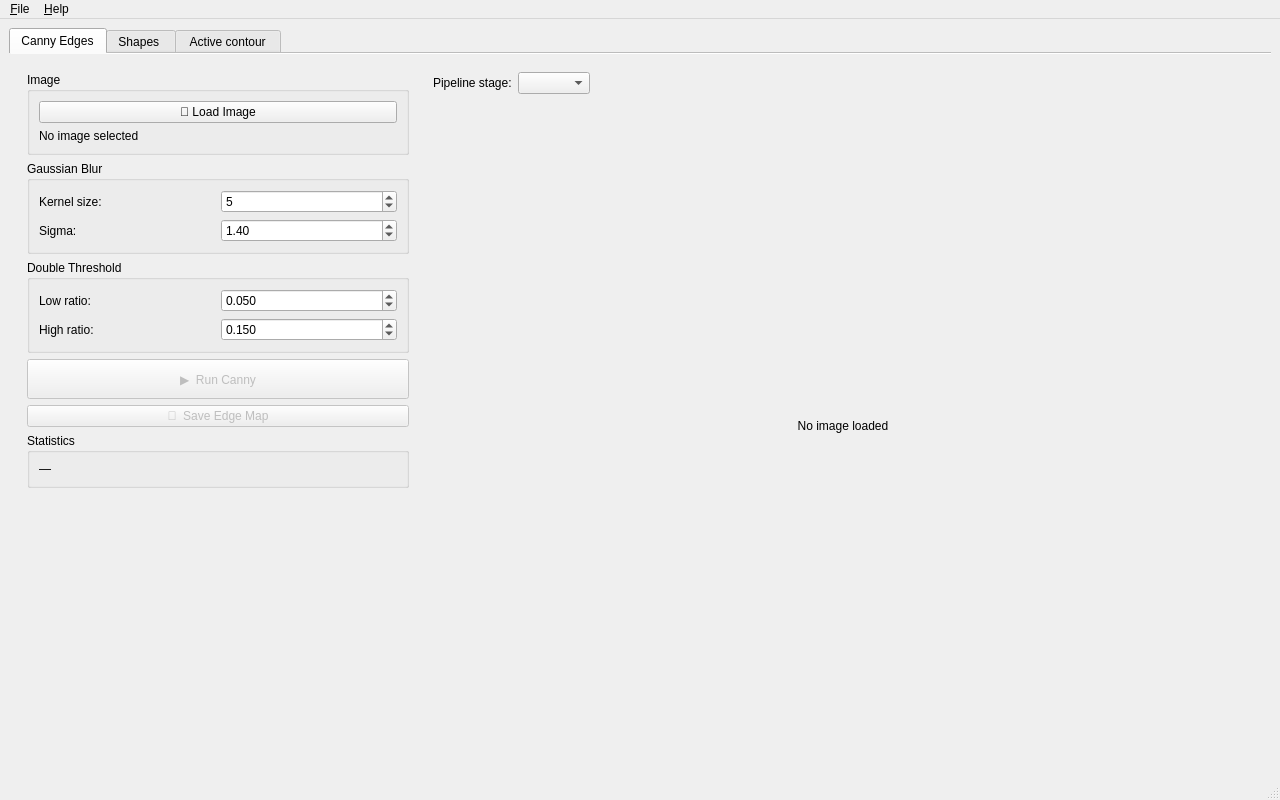
<?xml version="1.0" encoding="UTF-8"?>
<ui version="4.0">
 <class>MainWindow</class>
 <widget class="QMainWindow" name="MainWindow">
  <property name="geometry">
   <rect>
    <x>0</x>
    <y>0</y>
    <width>1280</width>
    <height>800</height>
   </rect>
  </property>
  <property name="windowTitle">
   <string>Edge &amp; Contour Lab — Group Project</string>
  </property>
  <widget class="QWidget" name="centralwidget">
   <layout class="QVBoxLayout" name="verticalLayoutMain">
    <item>
     <widget class="QTabWidget" name="tabWidget">
      <property name="documentMode">
       <bool>true</bool>
      </property>
      <widget class="QWidget" name="tabCanny">
       <attribute name="title">
        <string>Canny Edges</string>
       </attribute>
          <layout class="QHBoxLayout" name="layoutCannyPage">
        <item>
             <widget class="QWidget" name="cannyControlsWidget" native="true">
               <property name="minimumSize">
                <size>
                  <width>400</width>
                  <height>0</height>
                </size>
               </property>
               <property name="maximumSize">
                <size>
                  <width>400</width>
                  <height>16777215</height>
                </size>
               </property>
               <layout class="QVBoxLayout" name="layoutCannyControls">
                <item>
                  <widget class="QGroupBox" name="cannyImageGroup">
                   <property name="title">
                     <string>Image</string>
                   </property>
                   <layout class="QVBoxLayout" name="layoutCannyImageGroup">
                     <item>
                      <widget class="QPushButton" name="cannyOpenBtn">
                        <property name="text">
                         <string>📂 Load Image</string>
                        </property>
                      </widget>
                     </item>
                     <item>
                      <widget class="QLabel" name="cannyImageNameLbl">
                        <property name="text">
                         <string>No image selected</string>
                        </property>
                        <property name="wordWrap">
                         <bool>true</bool>
                        </property>
                      </widget>
                     </item>
                   </layout>
                  </widget>
                </item>
                <item>
                  <widget class="QGroupBox" name="cannyGaussianGroup">
                   <property name="title">
                     <string>Gaussian Blur</string>
                   </property>
                   <layout class="QGridLayout" name="layoutCannyGaussian">
                     <item row="0" column="0">
                      <widget class="QLabel" name="cannyKernelLbl">
                        <property name="text">
                         <string>Kernel size:</string>
                        </property>
                      </widget>
                     </item>
                     <item row="0" column="1">
                      <widget class="QSpinBox" name="cannyKernelSpin">
                        <property name="minimum">
                         <number>3</number>
                        </property>
                        <property name="maximum">
                         <number>21</number>
                        </property>
                        <property name="singleStep">
                         <number>2</number>
                        </property>
                        <property name="value">
                         <number>5</number>
                        </property>
                      </widget>
                     </item>
                     <item row="1" column="0">
                      <widget class="QLabel" name="cannySigmaLbl">
                        <property name="text">
                         <string>Sigma:</string>
                        </property>
                      </widget>
                     </item>
                     <item row="1" column="1">
                      <widget class="QDoubleSpinBox" name="cannySigmaSpin">
                        <property name="minimum">
                         <double>0.100000000000000</double>
                        </property>
                        <property name="maximum">
                         <double>10.000000000000000</double>
                        </property>
                        <property name="singleStep">
                         <double>0.100000000000000</double>
                        </property>
                        <property name="value">
                         <double>1.400000000000000</double>
                        </property>
                      </widget>
                     </item>
                   </layout>
                  </widget>
                </item>
                <item>
                  <widget class="QGroupBox" name="cannyThresholdGroup">
                   <property name="title">
                     <string>Double Threshold</string>
                   </property>
                   <layout class="QGridLayout" name="layoutCannyThreshold">
                     <item row="0" column="0">
                      <widget class="QLabel" name="cannyLowLbl">
                        <property name="text">
                         <string>Low ratio:</string>
                        </property>
                      </widget>
                     </item>
                     <item row="0" column="1">
                      <widget class="QDoubleSpinBox" name="cannyLowSpin">
                        <property name="minimum">
                         <double>0.010000000000000</double>
                        </property>
                        <property name="maximum">
                         <double>0.490000000000000</double>
                        </property>
                        <property name="singleStep">
                         <double>0.010000000000000</double>
                        </property>
                        <property name="decimals">
                         <number>3</number>
                        </property>
                        <property name="value">
                         <double>0.050000000000000</double>
                        </property>
                      </widget>
                     </item>
                     <item row="1" column="0">
                      <widget class="QLabel" name="cannyHighLbl">
                        <property name="text">
                         <string>High ratio:</string>
                        </property>
                      </widget>
                     </item>
                     <item row="1" column="1">
                      <widget class="QDoubleSpinBox" name="cannyHighSpin">
                        <property name="minimum">
                         <double>0.020000000000000</double>
                        </property>
                        <property name="maximum">
                         <double>0.990000000000000</double>
                        </property>
                        <property name="singleStep">
                         <double>0.010000000000000</double>
                        </property>
                        <property name="decimals">
                         <number>3</number>
                        </property>
                        <property name="value">
                         <double>0.150000000000000</double>
                        </property>
                      </widget>
                     </item>
                   </layout>
                  </widget>
                </item>
                <item>
                  <widget class="QPushButton" name="cannyRunBtn">
                   <property name="enabled">
                     <bool>false</bool>
                   </property>
                   <property name="minimumSize">
                     <size>
                      <width>0</width>
                      <height>40</height>
                     </size>
                   </property>
                   <property name="text">
                     <string>▶  Run Canny</string>
                   </property>
                  </widget>
                </item>
                <item>
                  <widget class="QPushButton" name="cannySaveBtn">
                   <property name="enabled">
                     <bool>false</bool>
                   </property>
                   <property name="text">
                     <string>💾  Save Edge Map</string>
                   </property>
                  </widget>
                </item>
                <item>
                  <widget class="QGroupBox" name="cannyStatsGroup">
                   <property name="title">
                     <string>Statistics</string>
                   </property>
                   <layout class="QVBoxLayout" name="layoutCannyStats">
                     <item>
                      <widget class="QLabel" name="cannyStatsLbl">
                        <property name="text">
                         <string>—</string>
                        </property>
                        <property name="wordWrap">
                         <bool>true</bool>
                        </property>
                      </widget>
                     </item>
                   </layout>
                  </widget>
                </item>
                <item>
                  <spacer name="verticalSpacerCanny">
                   <property name="orientation">
                     <enum>Qt::Vertical</enum>
                   </property>
                   <property name="sizeHint" stdset="0">
                     <size>
                      <width>20</width>
                      <height>40</height>
                     </size>
                   </property>
                  </spacer>
                </item>
               </layout>
             </widget>
            </item>
            <item>
             <widget class="QWidget" name="cannyViewWidget" native="true">
               <layout class="QVBoxLayout" name="layoutCannyView">
                <item>
                  <layout class="QHBoxLayout" name="layoutCannyHeader">
                   <item>
                     <widget class="QLabel" name="cannyStageLbl">
                      <property name="text">
                        <string>Pipeline stage:</string>
                      </property>
                     </widget>
                   </item>
                   <item>
                     <widget class="QComboBox" name="cannyStageCombo"/>
                   </item>
                   <item>
                     <spacer name="horizontalSpacerCannyHeader">
                      <property name="orientation">
                        <enum>Qt::Horizontal</enum>
                      </property>
                      <property name="sizeHint" stdset="0">
                        <size>
                         <width>40</width>
                         <height>20</height>
                        </size>
                      </property>
                     </spacer>
                   </item>
                  </layout>
                </item>
                <item>
                  <widget class="QLabel" name="cannyImageHost">
                   <property name="minimumSize">
                     <size>
                      <width>400</width>
                      <height>300</height>
                     </size>
                   </property>
                   <property name="alignment">
                     <set>Qt::AlignCenter</set>
                   </property>
                   <property name="text">
                     <string>No image loaded</string>
                   </property>
                  </widget>
                </item>
               </layout>
             </widget>
        </item>
       </layout>
      </widget>
      <widget class="QWidget" name="tabShapes">
       <attribute name="title">
        <string>Shapes </string>
       </attribute>
       <layout class="QVBoxLayout" name="verticalLayoutShapes">
        <item>
         <widget class="QLabel" name="shapesPlaceholderLbl">
          <property name="text">
           <string>Shapes tab placeholder</string>
          </property>
          <property name="alignment">
           <set>Qt::AlignCenter</set>
          </property>
         </widget>
        </item>
       </layout>
      </widget>
      <widget class="QWidget" name="tabSnake">
       <attribute name="title">
        <string> Active contour </string>
       </attribute>
       <layout class="QHBoxLayout" name="layoutSnakePage">
        <item>
         <widget class="QWidget" name="snakeControlsWidget" native="true">
          <property name="minimumSize">
           <size>
         <width>400</width>
            <height>0</height>
           </size>
          </property>
          <property name="maximumSize">
           <size>
         <width>400</width>
            <height>16777215</height>
           </size>
          </property>
          <layout class="QVBoxLayout" name="layoutSnakeControls">
           <item>
            <widget class="QGroupBox" name="snakeImageGroup">
             <property name="title">
              <string>Image</string>
             </property>
             <layout class="QVBoxLayout" name="layoutSnakeImageGroup">
              <item>
               <widget class="QPushButton" name="snakeOpenBtn">
                <property name="text">
                 <string>📂  Load Image</string>
                </property>
               </widget>
              </item>
              <item>
               <widget class="QLabel" name="snakeImageNameLbl">
                <property name="text">
                 <string>No image</string>
                </property>
                <property name="wordWrap">
                 <bool>true</bool>
                </property>
               </widget>
              </item>
             </layout>
            </widget>
           </item>
           <item>
            <widget class="QGroupBox" name="snakeParamsGroup">
             <property name="title">
              <string>Snake</string>
             </property>
             <layout class="QGridLayout" name="layoutSnakeParams">
              <item row="0" column="0">
               <widget class="QLabel" name="snakePointsLbl">
                <property name="text">
                 <string>Points</string>
                </property>
               </widget>
              </item>
              <item row="0" column="1">
               <widget class="QSpinBox" name="snakePointsSpin">
                <property name="minimum">
                 <number>20</number>
                </property>
                <property name="maximum">
                 <number>300</number>
                </property>
                <property name="value">
                 <number>80</number>
                </property>
               </widget>
              </item>
              <item row="1" column="0">
               <widget class="QLabel" name="snakeItersLbl">
                <property name="text">
                 <string>Iterations</string>
                </property>
               </widget>
              </item>
              <item row="1" column="1">
               <widget class="QSpinBox" name="snakeItersSpin">
                <property name="minimum">
                 <number>1</number>
                </property>
                <property name="maximum">
                 <number>300</number>
                </property>
                <property name="value">
                 <number>50</number>
                </property>
               </widget>
              </item>
              <item row="2" column="0">
               <widget class="QLabel" name="snakeAlphaLbl">
                <property name="text">
                 <string>Alpha</string>
                </property>
               </widget>
              </item>
              <item row="2" column="1">
               <widget class="QDoubleSpinBox" name="snakeAlphaSpin">
                <property name="decimals">
                 <number>3</number>
                </property>
                <property name="singleStep">
                 <double>0.010000000000000</double>
                </property>
                <property name="maximum">
                 <double>5.000000000000000</double>
                </property>
                <property name="value">
                 <double>0.100000000000000</double>
                </property>
               </widget>
              </item>
              <item row="3" column="0">
               <widget class="QLabel" name="snakeBetaLbl">
                <property name="text">
                 <string>Beta</string>
                </property>
               </widget>
              </item>
              <item row="3" column="1">
               <widget class="QDoubleSpinBox" name="snakeBetaSpin">
                <property name="decimals">
                 <number>3</number>
                </property>
                <property name="singleStep">
                 <double>0.010000000000000</double>
                </property>
                <property name="maximum">
                 <double>5.000000000000000</double>
                </property>
                <property name="value">
                 <double>0.100000000000000</double>
                </property>
               </widget>
              </item>
             </layout>
            </widget>
           </item>
           <item>
            <widget class="QPushButton" name="snakeRunBtn">
             <property name="enabled">
              <bool>false</bool>
             </property>
             <property name="minimumSize">
              <size>
               <width>0</width>
               <height>40</height>
              </size>
             </property>
             <property name="text">
              <string>▶  Run Snake</string>
             </property>
            </widget>
           </item>
           <item>
            <widget class="QPushButton" name="snakeClearBtn">
             <property name="enabled">
              <bool>false</bool>
             </property>
             <property name="text">
              <string>✕  Clear Circle</string>
             </property>
            </widget>
           </item>
           <item>
            <widget class="QLabel" name="snakeStatusLbl">
             <property name="text">
              <string>Load image and draw circle</string>
             </property>
             <property name="wordWrap">
              <bool>true</bool>
             </property>
            </widget>
           </item>
           <item>
            <spacer name="verticalSpacerSnake">
             <property name="orientation">
              <enum>Qt::Vertical</enum>
             </property>
             <property name="sizeHint" stdset="0">
              <size>
               <width>20</width>
               <height>40</height>
              </size>
             </property>
            </spacer>
           </item>
          </layout>
         </widget>
        </item>
        <item>
         <widget class="QWidget" name="snakeViewWidget" native="true">
                    <property name="sizePolicy">
                     <sizepolicy hsizetype="Expanding" vsizetype="Expanding">
                        <horstretch>1</horstretch>
                        <verstretch>1</verstretch>
                     </sizepolicy>
                    </property>
          <layout class="QVBoxLayout" name="layoutSnakeView">
           <item>
            <widget class="QLabel" name="snakeCanvasHost">
                         <property name="sizePolicy">
                            <sizepolicy hsizetype="Expanding" vsizetype="Expanding">
                             <horstretch>1</horstretch>
                             <verstretch>1</verstretch>
                            </sizepolicy>
                         </property>
             <property name="minimumSize">
              <size>
                      <width>420</width>
                      <height>340</height>
              </size>
             </property>
             <property name="text">
              <string>Load image, then drag to draw circle</string>
             </property>
             <property name="alignment">
              <set>Qt::AlignCenter</set>
             </property>
            </widget>
           </item>
           <item>
            <widget class="QLabel" name="snakeLegendLbl">
             <property name="text">
              <string>Green: initial, Blue: evolved</string>
             </property>
            </widget>
           </item>
          </layout>
         </widget>
        </item>
       </layout>
      </widget>
     </widget>
    </item>
   </layout>
  </widget>
  <widget class="QMenuBar" name="menubar">
   <property name="geometry">
    <rect>
     <x>0</x>
     <y>0</y>
     <width>1280</width>
     <height>22</height>
    </rect>
   </property>
   <widget class="QMenu" name="menuFile">
    <property name="title">
     <string>&amp;File</string>
    </property>
    <addaction name="actionOpenImage"/>
    <addaction name="separator"/>
    <addaction name="actionQuit"/>
   </widget>
   <widget class="QMenu" name="menuHelp">
    <property name="title">
     <string>&amp;Help</string>
    </property>
    <addaction name="actionAbout"/>
   </widget>
   <addaction name="menuFile"/>
   <addaction name="menuHelp"/>
  </widget>
  <widget class="QStatusBar" name="statusbar"/>
  <action name="actionOpenImage">
   <property name="text">
    <string>&amp;Open Image...</string>
   </property>
   <property name="shortcut">
    <string>Ctrl+O</string>
   </property>
  </action>
  <action name="actionQuit">
   <property name="text">
    <string>&amp;Quit</string>
   </property>
   <property name="shortcut">
    <string>Ctrl+Q</string>
   </property>
  </action>
  <action name="actionAbout">
   <property name="text">
    <string>&amp;About</string>
   </property>
  </action>
 </widget>
 <resources/>
 <connections/>
</ui>
